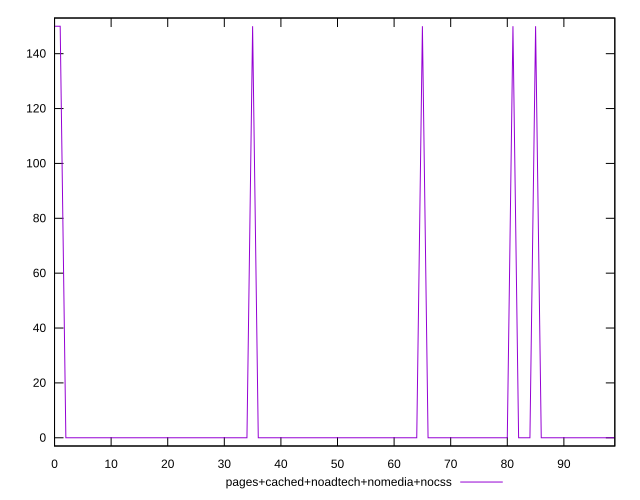

The script that saved this image:
reset

$pagesCachedNoadtechNomediaNocss <<EOF
0 150
1 150
2 0
3 0
4 0
5 0
6 0
7 0
8 0
9 0
10 0
11 0
12 0
13 0
14 0
15 0
16 0
17 0
18 0
19 0
20 0
21 0
22 0
23 0
24 0
25 0
26 0
27 0
28 0
29 0
30 0
31 0
32 0
33 0
34 0
35 150
36 0
37 0
38 0
39 0
40 0
41 0
42 0
43 0
44 0
45 0
46 0
47 0
48 0
49 0
50 0
51 0
52 0
53 0
54 0
55 0
56 0
57 0
58 0
59 0
60 0
61 0
62 0
63 0
64 0
65 150
66 0
67 0
68 0
69 0
70 0
71 0
72 0
73 0
74 0
75 0
76 0
77 0
78 0
79 0
80 0
81 150
82 0
83 0
84 0
85 150
86 0
87 0
88 0
89 0
90 0
91 0
92 0
93 0
94 0
95 0
96 0
97 0
98 0
99 0
EOF

set key outside below
set xrange [0:99]
set yrange [-3:153]
set trange [-3:153]
set terminal svg size 640, 500 enhanced background rgb 'white'
set output "report_00023_2021-02-20T12:14:57.249Z/uses-http2/comparison/line/4_vs_5.svg"

plot $pagesCachedNoadtechNomediaNocss title "pages+cached+noadtech+nomedia+nocss" with line

reset
